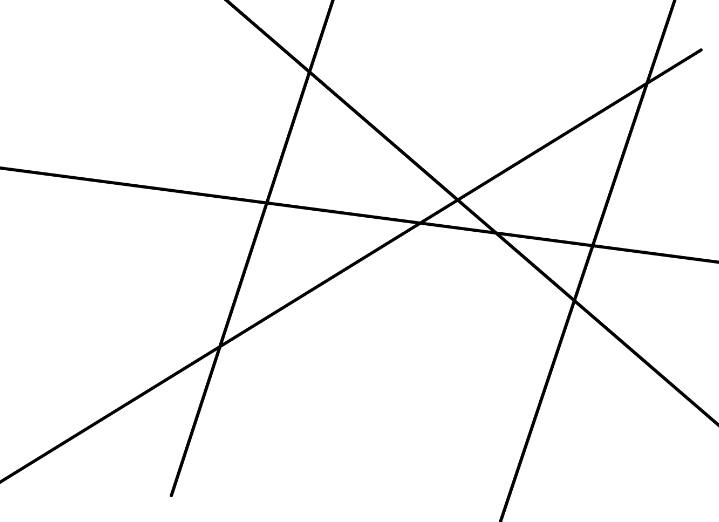
#> input picture Discrete_Radon_Transform/straight_lines_samples.JPG, 719 x 522 px
$ python Discrete_Radon_Transform.py
#> lines starting #> are read from the running program, lines starting #| are printed output that depends on the picture
import numpy as np
from PIL import Image
import matplotlib.pyplot as plt
from tqdm import tqdm

class Discrete_Radon_Transform:
    def __init__(self, path_to_picture, angle_acc = 500, shift_acc = 500):
        # open picture with PILL
#> called with path_to_picture = 'straight_lines_samples.JPG', angle_acc = 500, shift_acc = 500
        input_img = Image.open(path_to_picture)
#> input_img is the input picture: PIL image 719x522 RGB; min 0, max 255, mean 247.9
        # transform picture to grayscale: (black: 0, white: 255)
        input_img = input_img.convert("L")
#> input_img: PIL image 719x522 L
        # picture to matrix with negative values (black: 255, white: 0)
        input_img = self.negative(np.matrix(input_img))
#> in negative, `return np.ones(M.shape)*255 - M`:
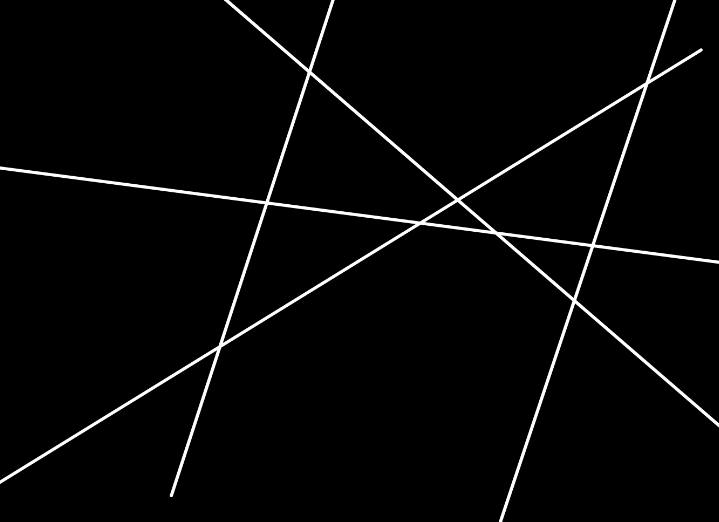
#> returned value: shape (522, 719) float64; min 0, max 255, mean 7.1

        # (x,y) rectangle size
        (N, M) = input_img.shape
#> N = 522; M = 719
        # the sampling rate of the slope angle tangent and linear shift
        H = shift_acc
        K = angle_acc
        self.H = H
        self.K = K
        # x: linspace(-1, 1, M)
        dx = 2/(M-1)
#> dx = 0.00279
        xmin = -1
        # y: linspace(-1, 1, N)
        dy = 2/(N-1)
#> dy = 0.00384
        ymin = -1

        # f'(p(k), t(h)) = dx * Σf(x(m), p(k)*x(m)+t(h))
        self.tg = np.tan(np.pi*89/180)
        p = np.linspace(-self.tg, self.tg, K)
        t = np.linspace(-5, 5, H)
        self.Transformed = np.zeros((H, K))

        # nearest neighbour approximation
        for k in tqdm(range(K)):
            for h in range(H):
                sum = 0
                alpha = p[k]*dx/dy
                beta = (p[k]*xmin+t[h]-ymin)/dy
                for m in range(M):
                    n = int(np.round(alpha*m + beta))
                    if (n>0) and (n<N):
                        sum = sum + input_img[n, m]
                self.Transformed[h, k] = dx * sum
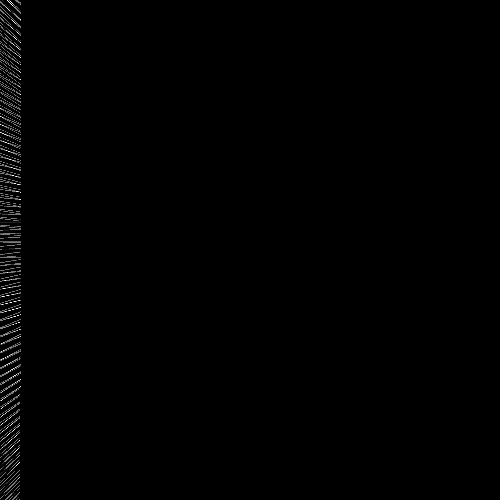
#> self.Transformed: shape (500, 500) float64; min 0, max 1.45, mean 0.00832; drawn with min black and max white

    def negative(self, M):
        # m_ij = |m_ij - 255|
        return np.ones(M.shape)*255 - M

    def get_transform(self):
        return self.Transformed

    def get_params(self):
        raise NotImplementedError

    def display_result(self, name="radon_result", dir="./"):
        fig = plt.figure()
        plt.title("$\\tilde F (p(k), t(h)) = \Delta x * \sum_{m=0}^{M-1}F(x(m), p(k)*x(m)+t(h))$")
        plt.imshow(self.Transformed)
        plt.xticks([1, self.K//2, self.K-1], ['-tg($89^o$)', '0', 'tg($89^o$)'])
        plt.xlabel('p(k) slope')
        plt.yticks([1, self.H//2, self.H-1], [-self.H*5//2, 0, self.H*5//2])
        plt.ylabel('t(h) offset')
        plt.savefig(dir+name+".png")
        return fig


if __name__ == "__main__":
#> (the run stopped early here; a loop or call above may not have finished)
